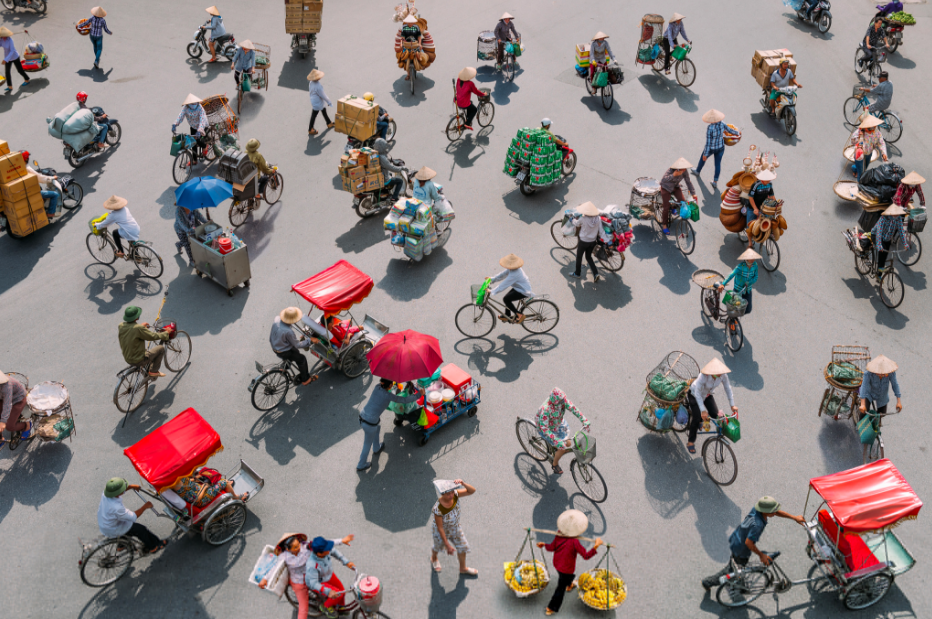
#> input picture l7/count.png, 932 x 619 px
$ python l7.py
#> lines starting #> are read from the running program, lines starting #| are printed output that depends on the picture; after the words box and inside, x2 and y2 are one past the last pixel; in counts of white or black regions, pixels touching at a corner belong together
#!/usr/bin/env python
# coding=utf-8
from PIL import Image
import numpy as np
from scipy import ndimage
import matplotlib.pyplot as plt

im = np.array(Image.open('count.png').convert('L'))
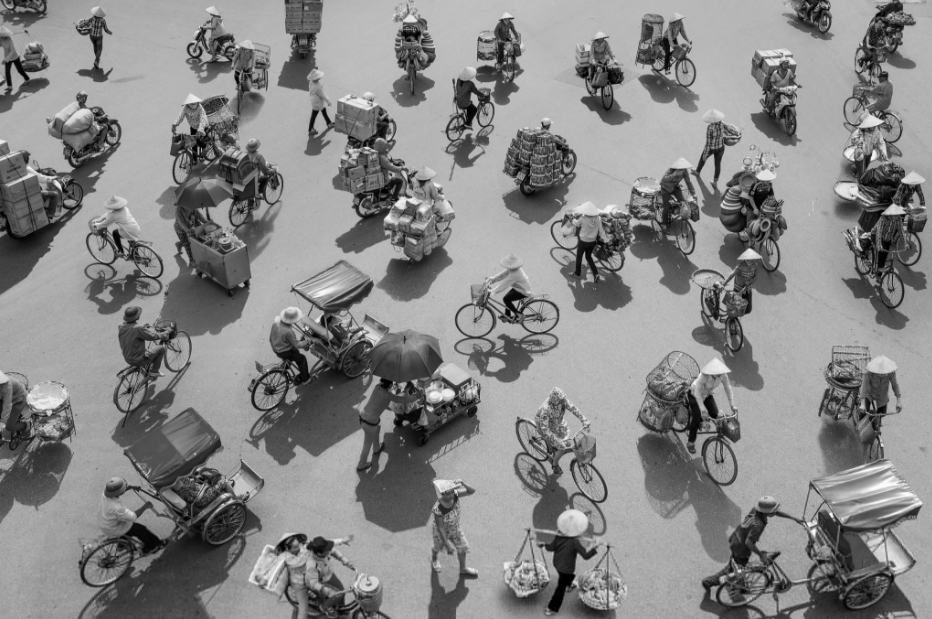
#> im: shape (619, 932); min 0, max 251, mean 134.9
im = 1 * ( im < 128)  #把灰度图像转换为二值图，即灰度小于128的当成黑点，否则当作白点
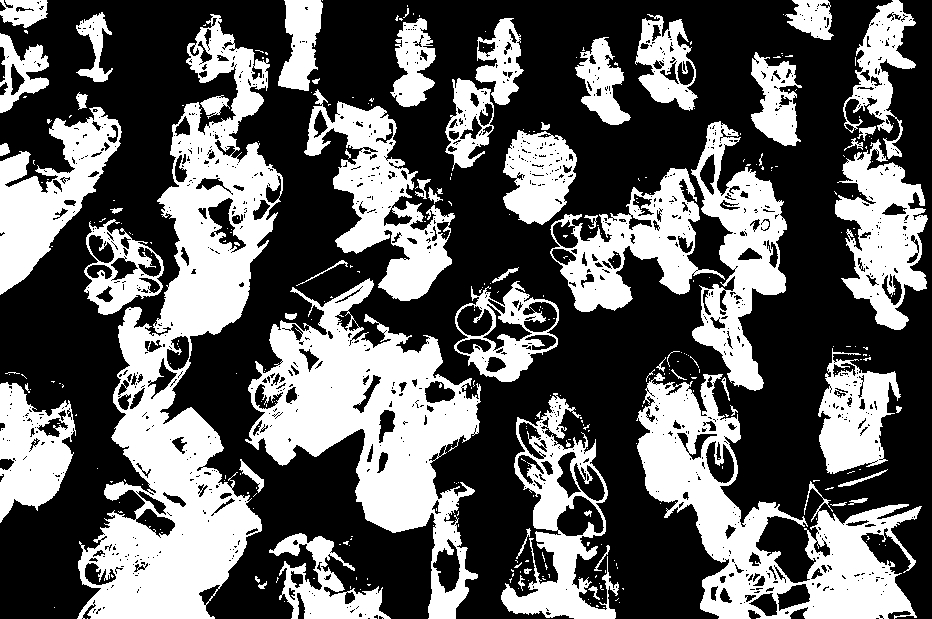
#> im: shape (619, 932) int64; values 0 (black) and 1 (white), 38.2% white; 347 white regions (282 under 20 px), largest, box (x1, y1, x2, y2) and area: (77, 14, 283, 619) 46139, (245, 278, 481, 619) 30302, (636, 373, 922, 619) 24535

label_from_origin , num_from_origin = ndimage.measurements.label(im)
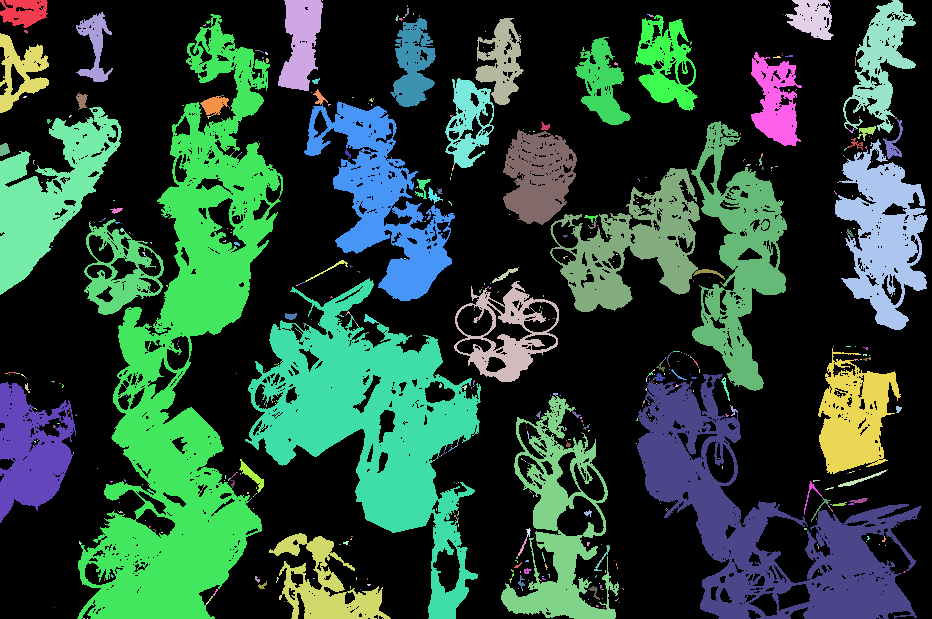
#> label_from_origin: shape (619, 932) int32; 683 distinct labels, from 0 to 682; one colour per label, 0 black
#> num_from_origin = 682
im_open = ndimage.morphology.binary_opening(im,np.ones((9,9)),iterations = 2) #用一个9*5全1的结构元素，并连续作两次开运算
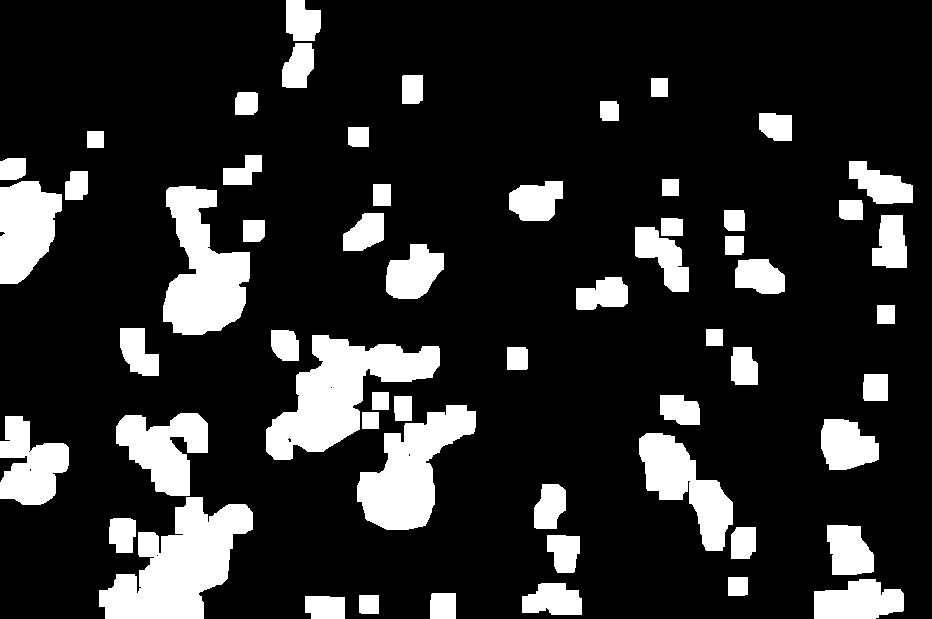
#> im_open: shape (619, 932) bool; 17% white; 58 white regions, largest, box (x1, y1, x2, y2) and area: (99, 497, 253, 619) 10332, (266, 335, 440, 460) 9769, (163, 186, 250, 335) 7926
label_from_open, num_from_open = ndimage.measurements.label(im_open)
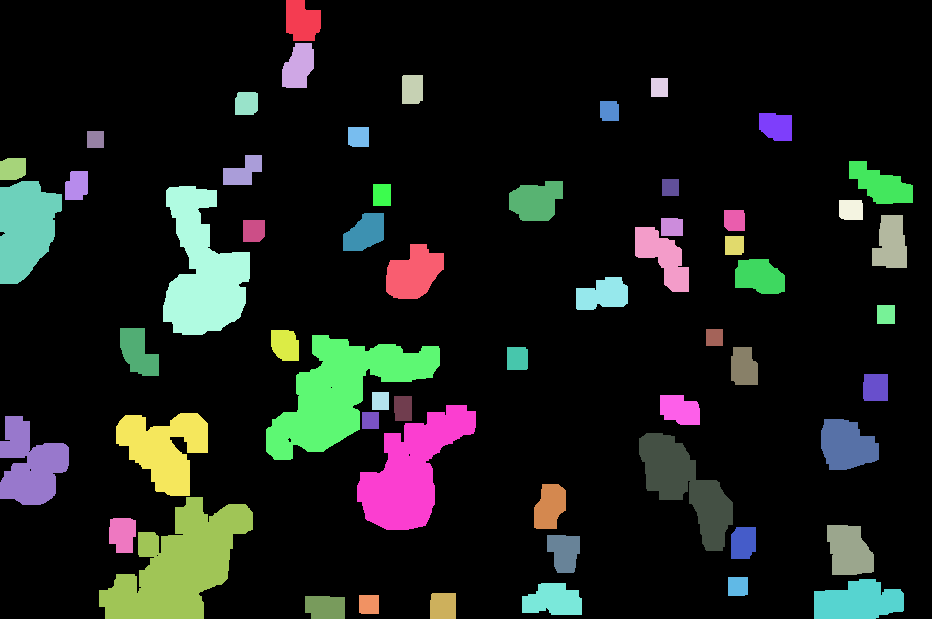
#> label_from_open: shape (619, 932) int32; 59 distinct labels, from 0 to 58; one colour per label, 0 black
#> num_from_open = 58

#用原图显示
index = 221
plt.subplot(index)
plt.imshow(im)
plt.title('origin')
plt.axis('off')

plt.subplot(index+1)
plt.imshow(label_from_origin)
plt.title('%d objects' % num_from_origin)
plt.axis('off')

plt.subplot(index+2)
plt.imshow(im_open)
plt.title('apply open')
plt.axis('off')

plt.subplot(index+3)
plt.imshow(label_from_open)
plt.title('%d objects' % num_from_open)
plt.axis('off')

plt.show()
